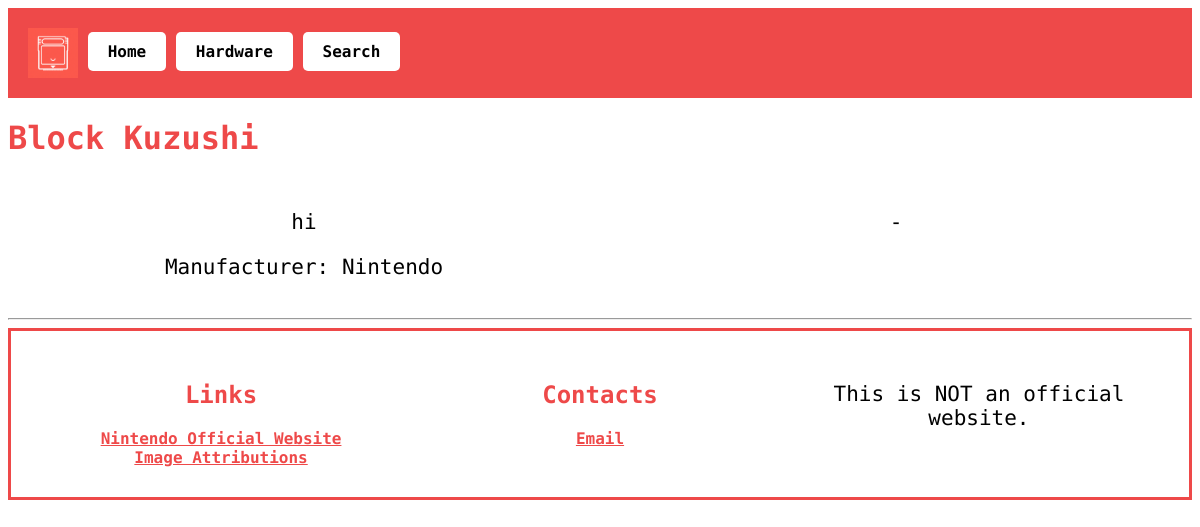
/softwareseries/1, run on the app's committed database.
### tables this page shows
CREATE TABLE SoftwareSeries (sw_id INTEGER PRIMARY KEY AUTOINCREMENT, sw_name TEXT, manufacturer TEXT, sw_description TEXT);

### routes.py (the view)
@app.route('/softwareseries/<int:id>')
def software(id):
    conn = sqlite3.connect('HARDWARE.db')
    cur = conn.cursor()
    cur.execute('''SELECT * FROM SoftwareSeries WHERE sw_id = ?''', (id,))
    software_series = cur.fetchone()
    conn.close()
    return render_template("software.html", title="software", software_series=software_series)

### templates/software.html (shortened to what this page needs)
{% extends "layout.html" %}
{% block content %}
<h1>{{software_series[1]}}</h1>
<div class="row">
    <div class="column">
        <p>hi</p>
        <p> Manufacturer: {{software_series[2]}}</p>
    </div>
    <div class="column">
        <p> {{software_series[3]}}</p>
    </div>
</div>
<hr>
{% endblock%}

### static/style.css (style rules this page uses)
h1 { font-family: "Victor Mono", monospace; color:#EE4949; }
p { font-family: "Space Mono", monospace; font-size: 21px; }
.row { display: flex; flex-wrap: wrap; justify-content: center; align-items: stretch; }
.column { flex: 50%; padding: 10px; text-align: center; box-sizing :border-box; }

### data on the page
SoftwareSeries: sw_name "Block Kuzushi", manufacturer "Nintendo", sw_description "-"
